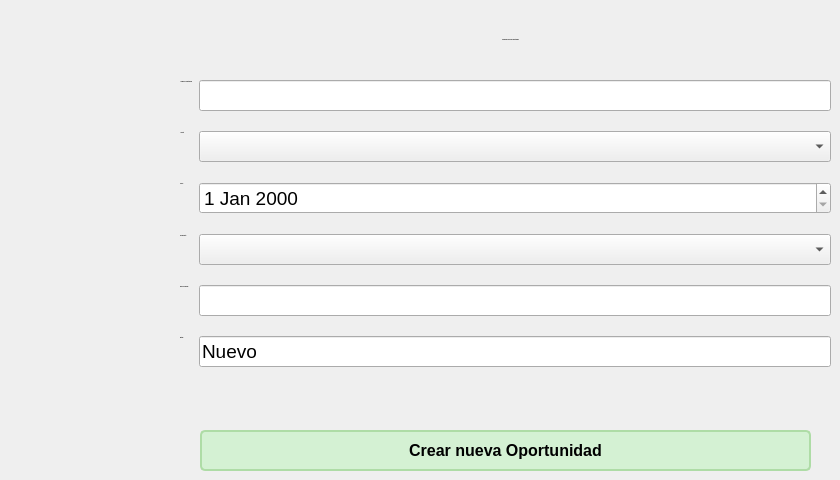
    <widget class="QWidget" name="page_nueva_oportunidad">
     <widget class="QLabel" name="label_23">
      <property name="geometry">
       <rect>
        <x>360</x>
        <y>30</y>
        <width>301</width>
        <height>20</height>
       </rect>
      </property>
      <property name="font">
       <font>
        <pointsize>-1</pointsize>
        <weight>75</weight>
        <bold>true</bold>
       </font>
      </property>
      <property name="autoFillBackground">
       <bool>false</bool>
      </property>
      <property name="text">
       <string>Formulario para nueva oportunidad</string>
      </property>
      <property name="alignment">
       <set>Qt::AlignCenter</set>
      </property>
     </widget>
     <widget class="QPushButton" name="nueva_oportunidad_btn_crear_nueva_oportunidad">
      <property name="geometry">
       <rect>
        <x>200</x>
        <y>430</y>
        <width>611</width>
        <height>41</height>
       </rect>
      </property>
      <property name="font">
       <font>
        <pointsize>-1</pointsize>
        <weight>75</weight>
        <bold>true</bold>
       </font>
      </property>
      <property name="styleSheet">
       <string notr="true">QPushButton {
    background-color: #D4F1D3; /* Verde pastel claro */
    color: #000000;           /* Texto negro */
    font-size: 16px;          /* Tamaño de letra */
    font-weight: bold;        /* Texto en negrita */
    border-radius: 5px;       /* Bordes redondeados */
    padding: 8px 12px;        /* Espaciado interno */
    border: 2px solid #AEDCA6; /* Borde verde más oscuro */
}

QPushButton:hover {
    background-color: #BEE9B5; /* Fondo más oscuro al pasar el mouse */
}

QPushButton:pressed {
    background-color: #A5D59A; /* Fondo aún más oscuro al presionar */
    border: 2px solid #8ABB82; /* Cambio de borde al presionar */
}

QPushButton:disabled {
    background-color: #F0F5EF; /* Fondo gris verdoso para botones desactivados */
    color: #A0A0A0;           /* Texto gris claro */
    border: 2px solid #C6D3C2; /* Borde gris verdoso */
}</string>
      </property>
      <property name="text">
       <string>Crear nueva Oportunidad</string>
      </property>
     </widget>
     <widget class="QWidget" name="formLayoutWidget_3">
      <property name="geometry">
       <rect>
        <x>180</x>
        <y>80</y>
        <width>651</width>
        <height>321</height>
       </rect>
      </property>
      <layout class="QFormLayout" name="formLayout_3">
       <property name="verticalSpacing">
        <number>20</number>
       </property>
       <item row="0" column="0">
        <widget class="QLabel" name="label_24">
         <property name="font">
          <font>
           <pointsize>-1</pointsize>
           <weight>75</weight>
           <bold>true</bold>
          </font>
         </property>
         <property name="autoFillBackground">
          <bool>false</bool>
         </property>
         <property name="text">
          <string>Nombre de oportunidad:</string>
         </property>
         <property name="alignment">
          <set>Qt::AlignCenter</set>
         </property>
        </widget>
       </item>
       <item row="0" column="1">
        <widget class="QLineEdit" name="nueva_oportunidad_nombre_oportunidad">
         <property name="enabled">
          <bool>true</bool>
         </property>
         <property name="font">
          <font>
           <pointsize>14</pointsize>
          </font>
         </property>
         <property name="readOnly">
          <bool>false</bool>
         </property>
        </widget>
       </item>
       <item row="1" column="0">
        <widget class="QLabel" name="label_25">
         <property name="font">
          <font>
           <pointsize>-1</pointsize>
           <weight>75</weight>
           <bold>true</bold>
          </font>
         </property>
         <property name="autoFillBackground">
          <bool>false</bool>
         </property>
         <property name="text">
          <string>Cliente:</string>
         </property>
         <property name="alignment">
          <set>Qt::AlignCenter</set>
         </property>
        </widget>
       </item>
       <item row="2" column="0">
        <widget class="QLabel" name="label_26">
         <property name="font">
          <font>
           <pointsize>-1</pointsize>
           <weight>75</weight>
           <bold>true</bold>
          </font>
         </property>
         <property name="autoFillBackground">
          <bool>false</bool>
         </property>
         <property name="text">
          <string>Fecha: </string>
         </property>
         <property name="alignment">
          <set>Qt::AlignCenter</set>
         </property>
        </widget>
       </item>
       <item row="3" column="0">
        <widget class="QLabel" name="label_27">
         <property name="font">
          <font>
           <pointsize>-1</pointsize>
           <weight>75</weight>
           <bold>true</bold>
          </font>
         </property>
         <property name="autoFillBackground">
          <bool>false</bool>
         </property>
         <property name="text">
          <string>Presupuesto: </string>
         </property>
         <property name="alignment">
          <set>Qt::AlignCenter</set>
         </property>
        </widget>
       </item>
       <item row="4" column="1">
        <widget class="QLineEdit" name="nueva_oportunidad_ingreso_esperado">
         <property name="font">
          <font>
           <pointsize>14</pointsize>
          </font>
         </property>
        </widget>
       </item>
       <item row="4" column="0">
        <widget class="QLabel" name="label_28">
         <property name="font">
          <font>
           <pointsize>-1</pointsize>
           <weight>75</weight>
           <bold>true</bold>
          </font>
         </property>
         <property name="autoFillBackground">
          <bool>false</bool>
         </property>
         <property name="text">
          <string>Ingreso esperado: </string>
         </property>
         <property name="alignment">
          <set>Qt::AlignCenter</set>
         </property>
        </widget>
       </item>
       <item row="5" column="0">
        <widget class="QLabel" name="label_29">
         <property name="font">
          <font>
           <pointsize>-1</pointsize>
           <weight>75</weight>
           <bold>true</bold>
          </font>
         </property>
         <property name="autoFillBackground">
          <bool>false</bool>
         </property>
         <property name="text">
          <string>Estado: </string>
         </property>
         <property name="alignment">
          <set>Qt::AlignCenter</set>
         </property>
        </widget>
       </item>
       <item row="5" column="1">
        <widget class="QLineEdit" name="nueva_oportunidad_estado">
         <property name="font">
          <font>
           <pointsize>14</pointsize>
          </font>
         </property>
         <property name="text">
          <string>Nuevo</string>
         </property>
         <property name="readOnly">
          <bool>true</bool>
         </property>
        </widget>
       </item>
       <item row="1" column="1">
        <widget class="QComboBox" name="nueva_oportunidad_cBox_Cliente">
         <property name="sizePolicy">
          <sizepolicy hsizetype="Expanding" vsizetype="Fixed">
           <horstretch>0</horstretch>
           <verstretch>0</verstretch>
          </sizepolicy>
         </property>
         <property name="font">
          <font>
           <family>Segoe UI</family>
           <pointsize>14</pointsize>
          </font>
         </property>
        </widget>
       </item>
       <item row="3" column="1">
        <widget class="QComboBox" name="nueva_oportunidad_cbox_presupuesto">
         <property name="font">
          <font>
           <pointsize>14</pointsize>
          </font>
         </property>
        </widget>
       </item>
       <item row="2" column="1">
        <widget class="QDateEdit" name="nueva_oportunidad_fecha">
         <property name="font">
          <font>
           <pointsize>14</pointsize>
          </font>
         </property>
        </widget>
       </item>
      </layout>
     </widget>
    </widget>
